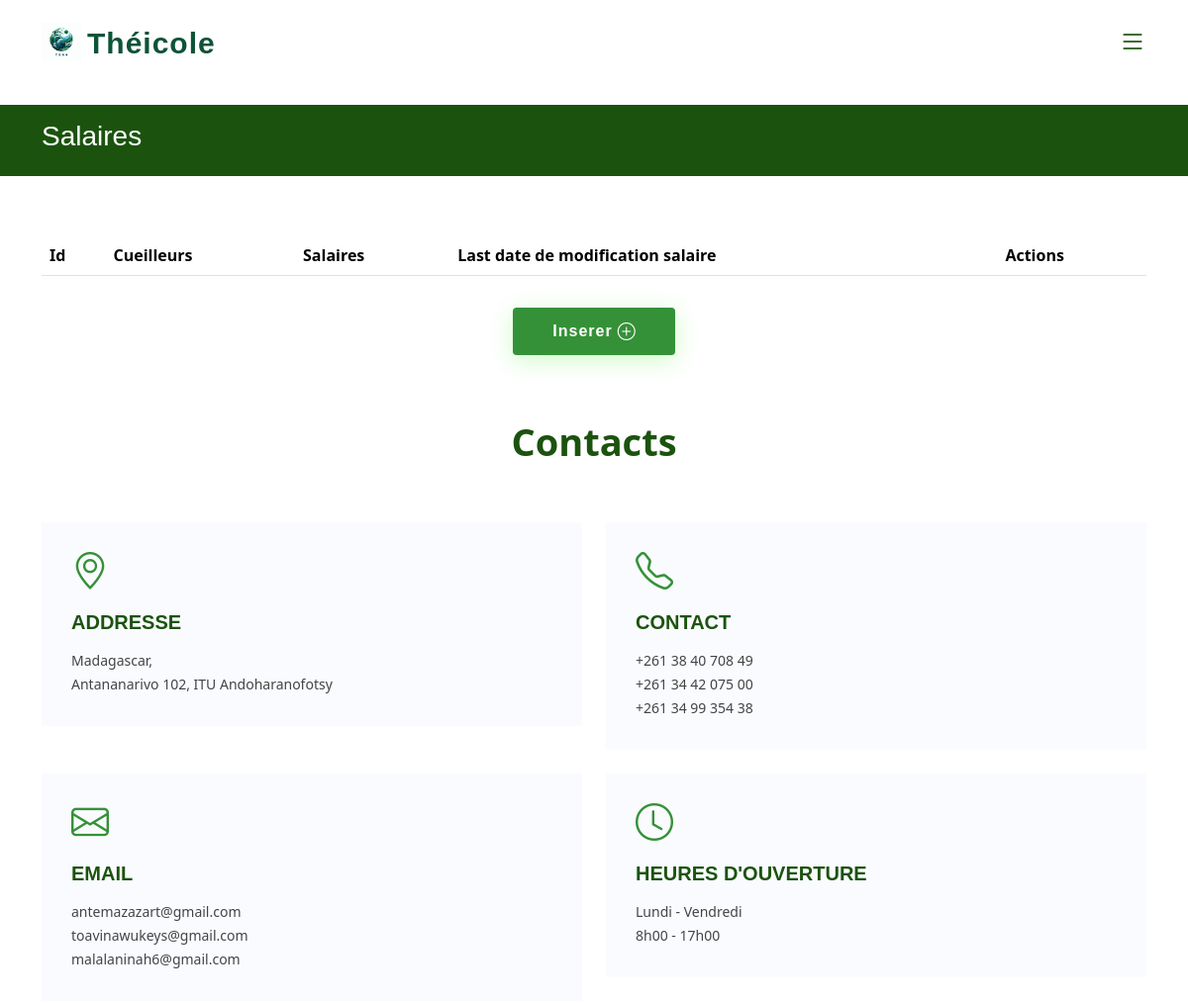
Before: /WEB/pages/Templates/template.php?page=salaireAdmin.php (upper part) with the older database file.
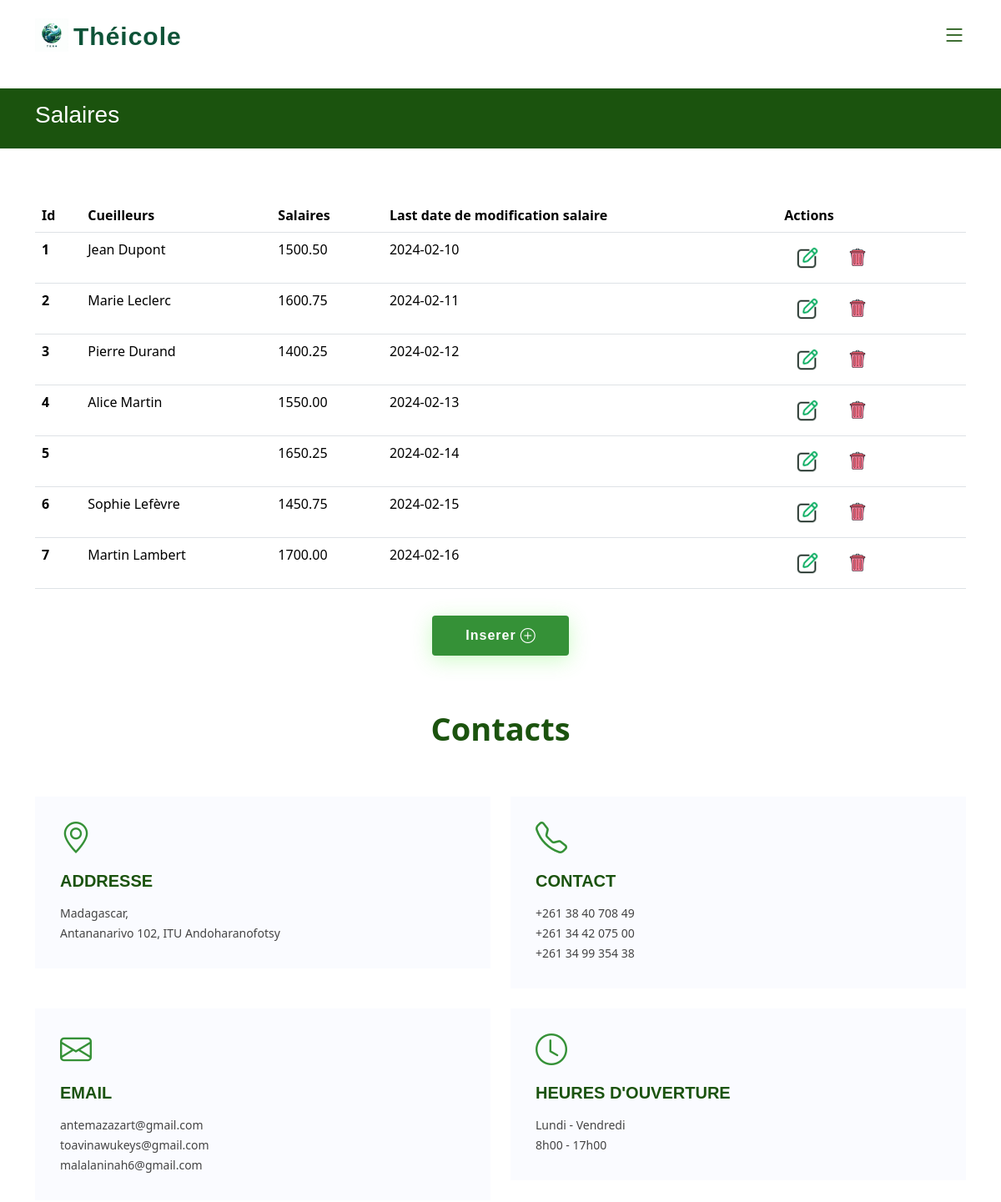
After: the same page with the newer database file.
### tables this page shows
CREATE TABLE Salaire (
    id INT AUTO_INCREMENT PRIMARY KEY,
    id_cueilleur INT,
    salaire DECIMAL(10,2),
    datelastupdate DATE,
    FOREIGN KEY (id_cueilleur) REFERENCES Cueilleurs(id)
);

CREATE TABLE Cueilleurs (
    id INT AUTO_INCREMENT PRIMARY KEY,
    nom VARCHAR(255) NOT NULL,
    genre ENUM('Masculin', 'Féminin') NOT NULL,
    datenaissance DATE  
);

### WEB/pages/Templates/template.php (called while the page is built)
<?php
    include_once("../../inc/function.php");
    include("header.php");
    include("../".$_GET["page"]);
    include("footer.php");
?>

### WEB/inc/dbConnection.php (called while the page is built)
<?php
    function dbconnect()
    {
        static $connect = null;
        if ($connect === null) {
            $connect = mysqli_connect('localhost','root','','takeTea');
        }
        return $connect;
    }
?>

### WEB/inc/function.php (called while the page is built, shortened)
<?php
    include("dbConnection.php");
            function getCueilleurById($id) {
                $bdd = dbconnect();
                $query = "SELECT * FROM Cueilleurs WHERE id = ?";
                $stmt = $bdd->prepare($query);
                if ($stmt) {
                    $stmt->bind_param("i", $id);
                    if ($stmt->execute()) {
                        $result = $stmt->get_result();
                        if ($result->num_rows > 0) {
                            $cueilleur = $result->fetch_assoc();
                            return $cueilleur;
                        } else {
                            return null;
                        }
                    } else {
                        return null;
                    }
                } else {
                    return null;
                }
            }
        function listSalaires(){
            $query = "SELECT * FROM Salaire";
            $result = dbconnect()->query($query);
            if ($result) {
                return $result->fetch_all(MYSQLI_ASSOC);
            } else {
                return [];
            }
        }
?>

### WEB/pages/salaireAdmin.php (the view, shortened to what this page needs)
<header id="header" class="header fixed-top">
    <div class="container-fluid container-xl d-flex align-items-center justify-content-between">
    <a href="#" class="logo d-flex align-items-center" style="text-decoration: none;">
        <img src="../../assets/images/logo.png" alt="">
        <span>Théicole</span>
    </a>
    <nav id="navbar" class="navbar">
        <i class="bi bi-list mobile-nav-toggle"></i>
    </nav>
    </div>
</header>
<br>
<main id="main">
<?php
    $listeSal=listSalaires();
?>
<section class="breadcrumbs">
    <div class="container" data-aos="fade-up">
        <h2>Salaires</h2>
    </div>
</section>
<section id="variation" class="about">
    <div class="container" data-aos="fade-up">
        <div class="row">
        <div class="col-12">
            <table class="table datatable">
            <thead>
                <tr>
                <th scope="col" >Id</th>
                <th scope="col" >Cueilleurs</th>
                <th scope="col"  >Salaires</th>
                <th scope="col"  >Last date de modification salaire</th>
                <th scope="col" >Actions</th>
                </tr>
            </thead>
            <tbody>
                    <?php for ($i=0; $i < count($listeSal); $i++) {
                        $num="editSalaire(".$listeSal[$i]["id"].")";
                        $info=getCueilleurById($listeSal[$i]["id_cueilleur"]);
                    ?>
                        <tr>
                            <th  scope="row"> <?php echo($listeSal[$i]["id"]); ?></th>
                            <td><?php echo($info["nom"]); ?></td>
                            <td><?php echo($listeSal[$i]["salaire"]); ?></td>
                            <td><?php echo($listeSal[$i]["datelastupdate"]); ?></td>
                            <td>
                                <button type="button" class="btn btnIcone" onclick="<?php echo($num);?>"><img src="../../assets/images/edit.png" width="30px"></button>
                                <a href="../../pages/delete/delSalaire.php?id=<?php echo($listeSal[$i]["id"]); ?>">
                                    <button type="button" class="btn btnIcone"><img src="../../assets/images/delete.png" width="30px"></button>
                                </a>
                            </td>
                        </tr>
                    <?php } ?>
            </tbody>
            </table>
        </div>
        <div class="d-flex justify-content-center mt-3">
            <a href="#" class="btn-read-more d-inline-flex align-items-center justify-content-center align-self-center"  style="text-decoration: none;" onclick="clickage()">
            <span>Inserer</span>
            <i class="bi bi-plus-circle"></i>
            </a>
        </div>
        </div>
    </div>
<section id="contact" class="contact">
    <div class="container" data-aos="fade-up">
        <header class="section-header">
            <p>Contacts</p>
        </header>
        <div class="row gy-4">
            <div class="col-lg-12">
                <div class="row gy-4">
                    <div class="col-md-6">
                        <div class="info-box">
                        <i class="bi bi-geo-alt"></i>
                        <h3>Addresse</h3>
                        <p>Madagascar,<br>Antananarivo 102, ITU Andoharanofotsy</p>
                        </div>
                    </div>
                    <div class="col-md-6">
                        <div class="info-box">
                            <i class="bi bi-telephone"></i>
                            <h3>Contact</h3>
                            <p>+261 38 40 708 49<br>+261 34 42 075 00<br>+261 34 99 354 38</p>
                        </div>
                    </div>
                    <div class="col-md-6">
                        <div class="info-box">
                            <i class="bi bi-envelope"></i>
                            <h3>Email</h3>
                            <p>antemazazart@gmail.com<br>toavinawukeys@gmail.com<br>malalaninah6@gmail.com</p>
                        </div>
                    </div>
                    <div class="col-md-6">
                        <div class="info-box">
                            <i class="bi bi-clock"></i>
                            <h3>Heures d'ouverture</h3>
                            <p>Lundi - Vendredi<br>8h00 - 17h00</p>
                        </div>
                    </div>
                </div>
            </div>
        </div>
    </div>
</section>
</main>

### WEB/pages/Templates/header.php (shortened to what this page needs)
<!DOCTYPE html>
<html lang="fr">
<head>
    <link rel="stylesheet" href="../../assets/css/style.css">
    <link rel="stylesheet" href="../../assets/css/vaovao.css">
    <link href="../../assets/vendor/aos/aos.css" rel="stylesheet">
    <link href="../../assets/vendor/bootstrap/css/bootstrap.min.css" rel="stylesheet">
    <link href="../../assets/vendor/bootstrap-icons/bootstrap-icons.css" rel="stylesheet">
    <link href="../../assets/vendor/glightbox/css/glightbox.min.css" rel="stylesheet">
    <link href="../../assets/vendor/remixicon/remixicon.css" rel="stylesheet">
    <link href="../../assets/vendor/swiper/swiper-bundle.min.css" rel="stylesheet">
</head>
<body>

### WEB/pages/Templates/footer.php (shortened to what this page needs)
</body>

### WEB/assets/css/style.css (style rules this page uses)
:root { scroll-behavior: smooth; }
body { font-family: "Open Sans", sans-serif; color: #444444; }
a { color: #359137; text-decoration: none; }
h1, h2, h3, h4, h5, h6 { font-family: "Nunito", sans-serif; }
section { padding: 60px 0; overflow: hidden; }
.section-header { text-align: center; padding-bottom: 40px; }
.section-header p { margin: 10px 0 0 0; padding: 0; font-size: 38px; line-height: 42px; font-weight: 700; color: #1b530e; }
.breadcrumbs { padding: 15px 0; background: #1b530e; min-height: 40px; margin-top: 82px; color: #fff; }
.breadcrumbs h2 { font-size: 28px; font-weight: 500; }
.header { transition: all 0.5s; z-index: 997; padding: 20px 0; }
.header .logo { line-height: 0; }
.header .logo img { max-height: 40px; margin-right: 6px; }
.header .logo span { font-size: 30px; font-weight: 700; letter-spacing: 1px; color: #0e5338; font-family: "Nunito", sans-serif; margin-top: 3px; }
.navbar { padding: 0; }
.mobile-nav-toggle { color: #1b530e; font-size: 28px; cursor: pointer; display: none; line-height: 0; transition: 0.5s; }
@media (max-width: 1200px) { .mobile-nav-toggle { display: block; } }
.about h3 { font-size: 14px; font-weight: 700; color: #359137; text-transform: uppercase; }
.about p { margin: 15px 0 30px 0; line-height: 24px; }
.about .btn-read-more { line-height: 0; padding: 15px 40px; border-radius: 4px; transition: 0.5s; color: #fff; background: #359137; box-shadow: 0px 5px 25px rgba(91, 241, 65, 0.3); }
.about .btn-read-more span { font-family: "Nunito", sans-serif; font-weight: 600; font-size: 16px; letter-spacing: 1px; }
.about .btn-read-more i { margin-left: 5px; font-size: 18px; transition: 0.3s; }
.contact .info-box { color: #444444; background: #fafbff; padding: 30px; }
.contact .info-box i { font-size: 38px; line-height: 0; color: #359137; }
.contact .info-box h3 { font-size: 20px; color: #1b530e; font-weight: 700; margin: 20px 0 10px 0; }
.contact .info-box p { padding: 0; line-height: 24px; font-size: 14px; margin-bottom: 0; }

### WEB/assets/css/vaovao.css (style rules this page uses)
.btnIcone img { width: 30px; height: 30px; padding: 0; }

Changed rows visible on the page:
added salaire: id "1", id_cueilleur.nom "Jean Dupont", salaire "1500.50", datelastupdate "2024-02-10"
added salaire: id "2", id_cueilleur.nom "Marie Leclerc", salaire "1600.75", datelastupdate "2024-02-11"
added salaire: id "3", id_cueilleur.nom "Pierre Durand", salaire "1400.25", datelastupdate "2024-02-12"
added salaire: id "4", id_cueilleur.nom "Alice Martin", salaire "1550.00", datelastupdate "2024-02-13"
added salaire: id "5", salaire "1650.25", datelastupdate "2024-02-14"
added salaire: id "6", id_cueilleur.nom "Sophie Lefèvre", salaire "1450.75", datelastupdate "2024-02-15"
added salaire: id "7", id_cueilleur.nom "Martin Lambert", salaire "1700.00", datelastupdate "2024-02-16"
